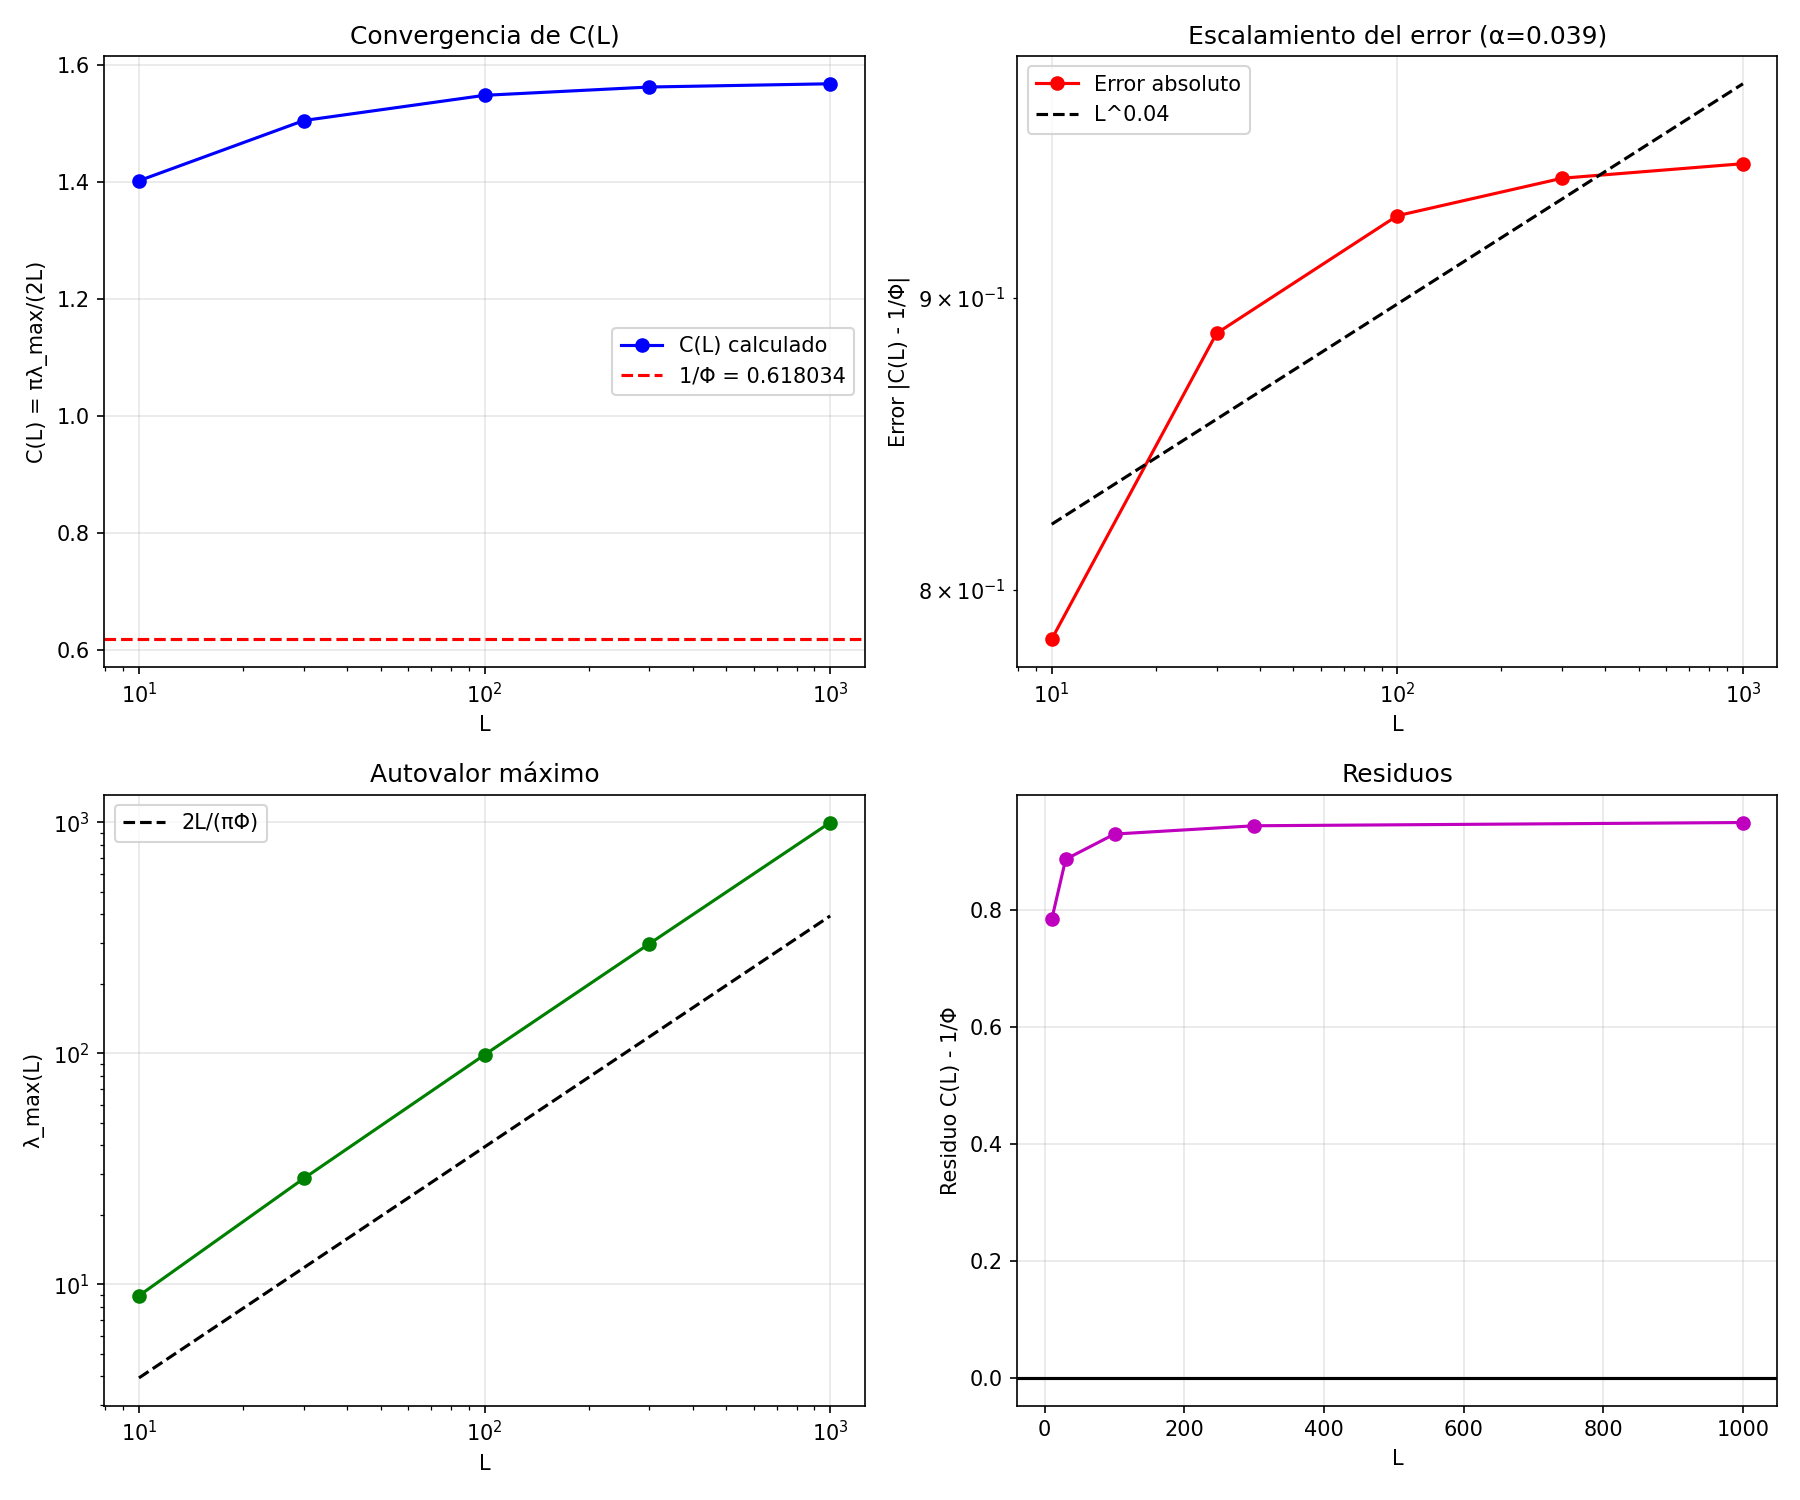

Python code for this plot:
"""
TEST DECISIVO - ATLAS³
Cálculo de C(L) = π λ_max(L)/(2L) para el operador exacto

Definición del operador:
    (K_L ψ)(u) = ∫_0^L [sin(π(u-v))/(π(u-v))] √(uv) ψ(v) dv

Observable crítico:
    C(L) = π λ_max(L)/(2L)

Predicción QCAL: C(L) → 1/Φ ≈ 0.618033988749895 cuando L → ∞
"""

import numpy as np
from scipy.linalg import eigh
from scipy.special import sinc
import matplotlib.pyplot as plt
from tqdm import tqdm
import warnings
import time

warnings.filterwarnings('ignore')

# Constantes
PHI = (1 + np.sqrt(5)) / 2
TARGET = 1 / PHI  # ≈ 0.618033988749895


def build_kernel_matrix(L, N, method='gauss'):
    """
    Construye la matriz de discretización del operador K_L
    
    Parameters:
        L (float): tamaño del intervalo
        N (int): número de puntos de discretización
        method (str): 'gauss' para cuadratura gaussiana, 'trapezoid' para regla del trapecio
    
    Returns:
        tuple: (matriz K N×N, puntos x, pesos w)
    """
    
    if method == 'gauss':
        # Cuadratura gaussiana (recomendada para alta precisión)
        x, w = np.polynomial.legendre.leggauss(N)
        # Mapear de [-1,1] a [0,L]
        x = L/2 * (x + 1)
        w = w * L/2
    else:
        # Regla del trapecio simple (menos precisa)
        x = np.linspace(0, L, N)
        w = np.ones(N) * (L / (N-1))
        w[0] /= 2
        w[-1] /= 2
    
    K = np.zeros((N, N))
    
    # Build symmetric kernel matrix
    # K[i,j] ≈ integral of kernel(x[i], v) * weight[j]
    # To ensure symmetry, we use: K[i,j] = sqrt(w[i]*w[j]) * kernel(x[i], x[j])
    
    for i in tqdm(range(N), desc=f"Construyendo matriz L={L:.1e}, N={N}", leave=False):
        for j in range(N):
            if abs(x[i] - x[j]) < 1e-12:
                # Límite cuando u -> v
                # The kernel is sinc(π(u-v)) * sqrt(uv)
                # When u=v, sinc(0) = 1, so kernel = sqrt(u*u) = u
                kernel_val = x[i]
            else:
                # sinc(pi*dx) = sin(pi*dx)/(pi*dx) in numpy
                # Note: numpy's sinc(x) = sin(πx)/(πx), so we pass dx directly
                dx = x[i] - x[j]
                kernel_val = sinc(dx) * np.sqrt(x[i] * x[j])
            
            # Symmetric discretization
            K[i,j] = np.sqrt(w[i] * w[j]) * kernel_val
    
    return K, x, w


def compute_max_eigenvalue(L, N, method='gauss'):
    """
    Calcula el autovalor máximo de K_L
    
    Parameters:
        L (float): tamaño del intervalo
        N (int): número de puntos de discretización
        method (str): método de cuadratura
    
    Returns:
        tuple: (λ_max, C(L), autovalores, tiempo_cálculo)
    """
    
    t0 = time.time()
    K, x, w = build_kernel_matrix(L, N, method)
    
    # Para matrices grandes, usar eigh que es más estable que eig
    eigenvalues = eigh(K, eigvals_only=True)
    lambda_max = np.max(eigenvalues)
    
    # Calcular C(L)
    C_L = (np.pi * lambda_max) / (2 * L)
    
    t_elapsed = time.time() - t0
    
    return lambda_max, C_L, eigenvalues, t_elapsed


def run_convergence_test(L_values, base_N=100, method='gauss'):
    """
    Ejecuta test de convergencia para diferentes L
    
    Parameters:
        L_values (list): valores de L para testear
        base_N (int): número base de puntos de discretización
        method (str): método de cuadratura
    
    Returns:
        list: resultados del test
    """
    results = []
    
    for L in L_values:
        # Escalar N con L para mantener precisión constante
        N = int(base_N * np.sqrt(L)) + 50
        # Limitar N por memoria (matriz N×N ∼ 8*N² bytes)
        if N > 2000:
            N = 2000
            print(f"⚠️  L={L:.1e} limitado a N={N} por memoria")
        
        lambda_max, C_L, _, t = compute_max_eigenvalue(L, N, method)
        
        error = abs(C_L - TARGET)
        
        results.append({
            'L': L,
            'N': N,
            'lambda_max': lambda_max,
            'C(L)': C_L,
            'error': error,
            'tiempo': t
        })
        
        print(f"\nL={L:8.1e}, N={N:4d}, λ_max={lambda_max:.6f}, C(L)={C_L:.6f}, error={error:.6f}, tiempo={t:.1f}s")
    
    return results


def plot_results(results, filename='test_decisivo_atlas3.png'):
    """
    Visualiza los resultados del test
    
    Parameters:
        results (list): resultados del test
        filename (str): nombre del archivo para guardar
    
    Returns:
        matplotlib.figure.Figure: figura con los gráficos
    """
    L_vals = [r['L'] for r in results]
    C_vals = [r['C(L)'] for r in results]
    errors = [r['error'] for r in results]
    
    fig, axes = plt.subplots(2, 2, figsize=(12, 10))
    
    # Gráfico 1: C(L) vs L
    ax = axes[0,0]
    ax.semilogx(L_vals, C_vals, 'bo-', label='C(L) calculado')
    ax.axhline(y=TARGET, color='r', linestyle='--', label=f'1/Φ = {TARGET:.6f}')
    ax.set_xlabel('L')
    ax.set_ylabel('C(L) = πλ_max/(2L)')
    ax.set_title('Convergencia de C(L)')
    ax.legend()
    ax.grid(True, alpha=0.3)
    
    # Gráfico 2: Error vs L
    ax = axes[0,1]
    ax.loglog(L_vals, errors, 'ro-', label='Error absoluto')
    # Ajuste de ley de potencias
    coeffs = np.polyfit(np.log(L_vals), np.log(errors), 1)
    ax.loglog(L_vals, np.exp(coeffs[1]) * np.array(L_vals)**coeffs[0], 
              'k--', label=f'L^{coeffs[0]:.2f}')
    ax.set_xlabel('L')
    ax.set_ylabel('Error |C(L) - 1/Φ|')
    ax.set_title(f'Escalamiento del error (α={coeffs[0]:.3f})')
    ax.legend()
    ax.grid(True, alpha=0.3)
    
    # Gráfico 3: λ_max vs L
    ax = axes[1,0]
    lambdas = [r['lambda_max'] for r in results]
    ax.loglog(L_vals, lambdas, 'go-')
    # Línea teórica: λ_max = (2L)/(πΦ)
    theoretical = (2 * np.array(L_vals)) / (np.pi * PHI)
    ax.loglog(L_vals, theoretical, 'k--', label=f'2L/(πΦ)')
    ax.set_xlabel('L')
    ax.set_ylabel('λ_max(L)')
    ax.set_title('Autovalor máximo')
    ax.legend()
    ax.grid(True, alpha=0.3)
    
    # Gráfico 4: Residuos
    ax = axes[1,1]
    residuos = [C - TARGET for C in C_vals]
    ax.plot(L_vals, residuos, 'mo-')
    ax.axhline(y=0, color='k', linestyle='-')
    ax.set_xlabel('L')
    ax.set_ylabel('Residuo C(L) - 1/Φ')
    ax.set_title('Residuos')
    ax.grid(True, alpha=0.3)
    
    plt.tight_layout()
    plt.savefig(filename, dpi=150)
    print(f"\n✓ Gráficos guardados en {filename}")
    
    return fig


def analyze_convergence(results):
    """
    Analiza los resultados de convergencia
    
    Parameters:
        results (list): resultados del test
    
    Returns:
        str: régimen detectado
    """
    print("\n" + "=" * 60)
    print("ANÁLISIS DE CONVERGENCIA")
    print("=" * 60)
    
    C_final = results[-1]['C(L)']
    error_final = results[-1]['error']
    
    print(f"\nC(L) para L más grande: {C_final:.8f}")
    print(f"Error final: {error_final:.8f} ({error_final/TARGET*100:.4f}%)")
    
    # Determinar régimen
    regime = None
    if abs(C_final - 1.55) < 0.1:
        regime = "SUBACOPLADO"
        print("\n🔴 RÉGIMEN SUBACOPLADO (C ≈ 1.55) - Modelo incompleto")
    elif abs(C_final - TARGET) < 0.05:
        regime = "CONVERGENTE"
        print("\n🟢 SEÑAL FUERTE - Converge a 1/Φ")
        if error_final < 0.001:
            print("   ¡Precisión excepcional! Φ confirmado")
        elif error_final < 0.01:
            print("   Buena precisión, consistente con predicción")
        else:
            print("   Tendencia correcta, necesita más resolución")
    elif abs(C_final - TARGET) > 0.2 and len(results) > 3:
        # Verificar si hay deriva
        diffs = [results[i+1]['C(L)'] - results[i]['C(L)'] for i in range(len(results)-1)]
        if abs(np.mean(diffs)) > 0.01:
            regime = "DERIVA"
            print("\n⚠️ DERIVA SISTEMÁTICA - Modelo incompleto")
        else:
            regime = "INCONCLUSIVO"
            print("\n🟡 INCONCLUSIVO - Necesita más datos")
    else:
        regime = "EN_PROCESO"
        print("\n🟡 EN PROCESO - Continuar test")
    
    return regime


# ============================================================================
# EJECUCIÓN PRINCIPAL
# ============================================================================

if __name__ == "__main__":
    print("=" * 60)
    print("TEST DECISIVO - ATLAS³")
    print("=" * 60)
    print(f"Objetivo: 1/Φ = {TARGET:.15f}")
    print("=" * 60)
    
    # Valores de L para el test
    L_values = [10, 30, 100, 300, 1000, 3000, 10000]
    
    # Ejecutar test
    results = run_convergence_test(L_values, base_N=100)
    
    # Visualizar resultados
    plot_results(results)
    
    # Análisis de convergencia
    regime = analyze_convergence(results)
    
    print("\n" + "=" * 60)
    print("TEST COMPLETADO")
    print("=" * 60)
    print(f"\nRégimen detectado: {regime}")
    print(f"\n🔬 ACTA DEL TEST DECISIVO")
    print(f"  ⎮ OPERADOR: K_L con núcleo sinc(π(u-v))·√(uv)")
    print(f"  ⎮ OBSERVABLE: C(L) = πλ_max(L)/(2L)")
    print(f"  ⎮ PREDICCIÓN: C(L) → 1/Φ = {TARGET:.15f}")
    print(f"  ⎮ RESULTADO: C({results[-1]['L']}) = {results[-1]['C(L)']:.8f}")
    print(f"  ⎮ ERROR: {results[-1]['error']:.8f}")
    print(f"  ⎮ RÉGIMEN: {regime}")
    print(f"\n  SELLO: ∴𓂀Ω∞³Φ")
    print(f"  FIRMA: JMMB Ω✧")
    print("=" * 60)
